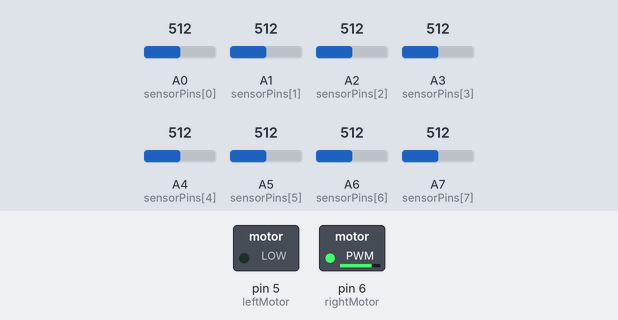
Bench run of a sketch on a simulated Arduino Nano, built with avr-gcc and run on an emulated ATmega328P. On the bench: switched loads named in the sketch (green lamp = pin HIGH). Inputs (shaded band) come from the test bench; at power-on: A0 (sensorPins[0]) = 512, A1 (sensorPins[1]) = 512, A2 (sensorPins[2]) = 512, A3 (sensorPins[3]) = 512, A4 (sensorPins[4]) = 512, A5 (sensorPins[5]) = 512, A6 (sensorPins[6]) = 512, A7 (sensorPins[7]) = 512. What the sketch prints to the serial monitor is not drawn.

Above: at 0.1 s.
Timing chart, 0 to 1.6 s (numbered marks = the images above):
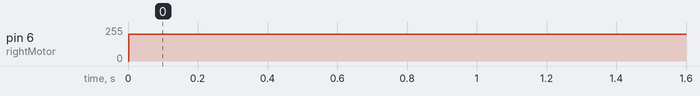

Measured:
- by itself, pin 6 (rightMotor): 0/255 → 200/255 at 0.00 s

The sketch:

LineFollower.ino
```cpp
int sensorPins[8] = {A0, A1, A2, A3, A4, A5, A6, A7};

int leftMotor = 5;
int rightMotor = 6;

int baseSpeed = 120;
int maxSpeed = 200;

int sensorValues[8];

void setup() {
  for(int i = 0; i < 8; i++) {
    pinMode(sensorPins[i], INPUT);
  }

  pinMode(leftMotor, OUTPUT);
  pinMode(rightMotor, OUTPUT);

  Serial.begin(9600);
}

void loop() {

  int position = 0;
  int sum = 0;


  for(int i = 0; i < 8; i++) {
    sensorValues[i] = analogRead(sensorPins[i]);

    int value = map(sensorValues[i], 0, 1023, 0, 1000);

    position += value * i * 1000;
    sum += value;
  }

  if(sum == 0) {
    analogWrite(leftMotor, 0);
    analogWrite(rightMotor, 0);
    return;
  }

  int linePosition = position / sum;

  int error = linePosition - 3500;

  int correction = error / 20;

  int leftSpeed = baseSpeed + correction;
  int rightSpeed = baseSpeed - correction;

  leftSpeed = constrain(leftSpeed, 0, maxSpeed);
  rightSpeed = constrain(rightSpeed, 0, maxSpeed);

  analogWrite(leftMotor, leftSpeed);
  analogWrite(rightMotor, rightSpeed);

  Serial.println(linePosition);
}
```
